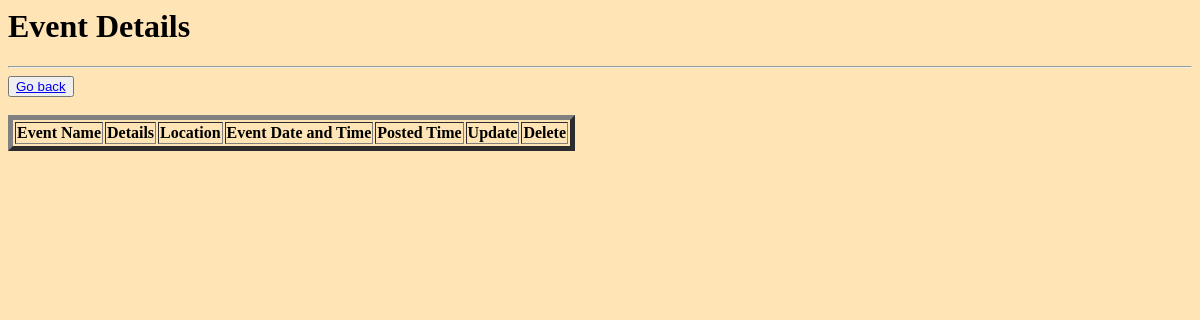
The page /myevent_details (signed in) on the database as committed earlier.
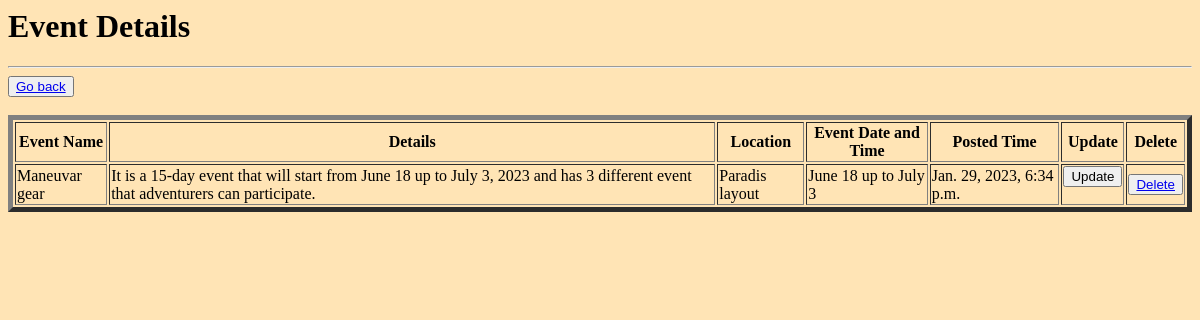
The same page on the database as committed later.
### CSE/models.py (models this page shows, shortened)
class Event(models.Model):
    fac_id = models.ForeignKey(Faculty,on_delete=models.CASCADE)
    event_Location = models.TextField(max_length=500)
    event_Name = models.CharField(max_length=200)
    event_Date = models.CharField(max_length=100)
    event_details=models.TextField(max_length=1000,null=False,blank=False)
    post_event=models.DateTimeField(auto_now_add=True)

### CSE/views.py (the view)
# urls.py: path('myevent_details', views.my_event_details, name='myevent_details'),
def my_event_details(request):
    if request.user.is_authenticated:
        events = Event.objects.filter(fac_id=request.user.fac_id)
    return render(request, 'myeventdetail.html', {'events': events})

### CSE/templates/myeventdetail.html
<body style="background-color:moccasin;">
<h1>Event Details</h1>
<hr>
<button><a href="{% url 'event-details' %}">Go back</a></button><br><br>
<table border="5">
    <thead>
        <tr>
            <th>Event Name</th>
            <th>Details</th>
            <th>Location</th>
            <th>Event Date and Time</th>
            <th>Posted Time</th>
            <th>Update</th>
            <th>Delete</th>
        </tr>
    </thead>
    <tbody>
        {% for i in events %}
            <tr>
                <td>{{ i.event_Name}}</td>
                <td>{{ i.event_details }}</td>
                <td>{{ i.event_Location }}</td>
                <td>{{ i.event_Date }}</td>
                <td>{{i.post_event}}</td>
                <td>
                    <form action="{% url 'update_event' i.id %}" method="get">
                        <input type="submit" value="Update">
                    </form>
                </td>
                <td>
                    <button><a href="{% url 'event_delete' i.id %}">Delete</a></button>
                </td>
            </tr>
        {% endfor %}
    </tbody>
</table>
</body>

Rows that differ between the two databases and show on the page:
added Event: event_Name "Maneuvar gear", event_details "It is a 15-day event that will start from June 18 up to July 3, 2023 and has 3 different event that adventurers can participate.", event_Location "Paradis layout", event_Date "June 18 up to July 3", post_event "Jan. 29, 2023, 6:34 p.m."
